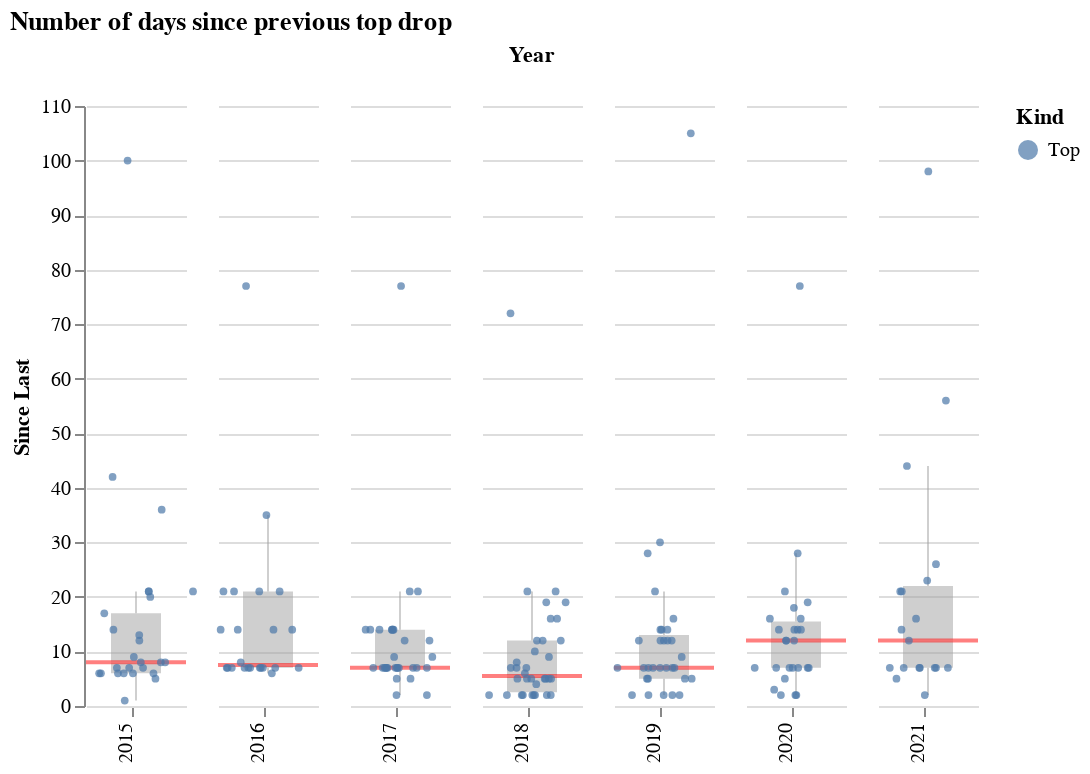

Here is the notebook cell this chart was saved with:
### Code cell
tdf = drops_to_clothes_drops(ytd_df)
ttdf = since_last_kind_df(tdf, 'Top')
ttdf = ttdf[ttdf['Year'] > 2014]
plots.facetted_scatter(ttdf, 
                       'Kind', 
                       kind_sort_order, 
                       'Since Last').properties(title='Number of days since previous top drop')

### Figure 1 — Vega-Lite specification as saved in the notebook (floating-point values rounded to 4 significant figures; data arrays with more than 128 entries replaced by an {"elided": "..."} marker saying what was removed)
{"$schema": "https://vega.github.io/schema/vega-lite/v4.8.1.json", "config": {"facet": {"spacing": 0}, "view": {"continuousHeight": 300, "continuousWidth": 400, "stroke": null}}, "data": {"name": "data-2c2d501b2c5fa97a93866b465729fcd2"}, "datasets": {"data-2c2d501b2c5fa97a93866b465729fcd2": {"elided": "190 records"}}, "facet": {"column": {"field": "Year", "header": {"labelAlign": "right", "labelAngle": -90, "labelOrient": "bottom", "labelPadding": 3, "titleOrient": "top"}, "type": "ordinal"}}, "spec": {"layer": [{"encoding": {"y": {"axis": {}, "field": "Since Last", "scale": {}, "type": "quantitative"}}, "mark": {"color": "#A0A0A0", "opacity": 0.5, "outliers": false, "size": 25, "type": "boxplot"}, "width": 50}, {"layer": [{"encoding": {"y": {"aggregate": "median", "field": "Since Last", "type": "quantitative"}}, "mark": {"color": "red", "opacity": 0.5, "size": 2, "type": "rule"}, "width": 50}, {"encoding": {"color": {"field": "Kind", "scale": {"scheme": "tableau10"}, "sort": ["Bottom", "Top", "Layer"], "type": "nominal"}, "tooltip": [{"field": "Product", "type": "nominal"}, {"field": "Price", "type": "quantitative"}, {"field": "Price-2021", "type": "quantitative"}, {"field": "Since Last", "type": "quantitative"}], "x": {"axis": {"grid": false, "labels": false, "ticks": true, "values": [0]}, "field": "jitter", "scale": {}, "title": null, "type": "quantitative"}, "y": {"axis": {}, "field": "Since Last", "scale": {}, "type": "quantitative"}}, "mark": {"opacity": 0.7, "size": 15, "type": "circle"}, "transform": [{"as": "jitter", "calculate": "sqrt(-2*log(random()))*cos(2*PI*random())"}], "width": 50}]}]}, "title": "Number of days since previous top drop"}
